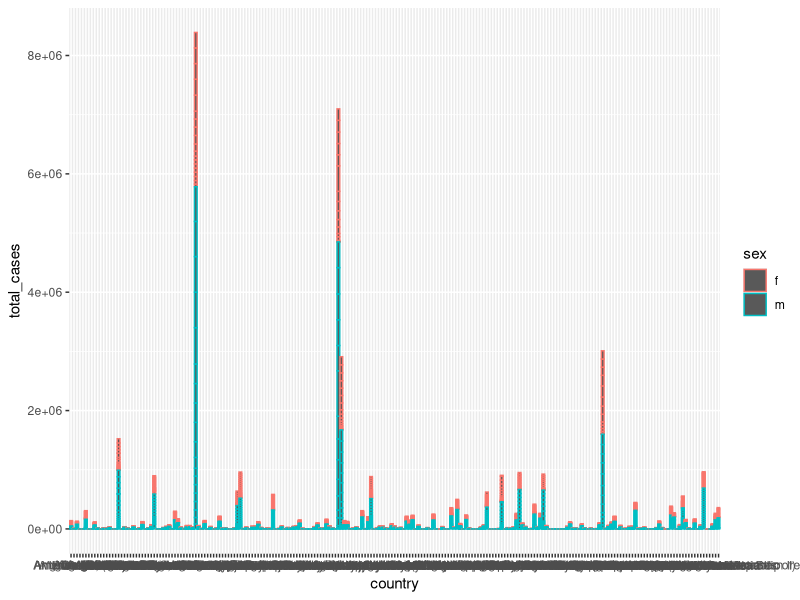

The R script that drew this image:
## ---- chunk 1
knitr::opts_chunk$set(echo = TRUE)
## ---- chunk 2
library(tidyverse)
## ---- chunk 3
#
## ---- chunk 4
#
## ---- chunk 5
table4a %>%
 gather(`1999`, `2000`, key = "year", value = "cases")
## ---- chunk 6
preg <- tribble(
 ~pregnant, ~male, ~female,
 "yes", NA, 10,
 "no", 20, 12
)


gather(preg, key = "gender", value = "count", -pregnant)

## ---- chunk 7
tibble(x = c("a,b,c", "d,e", "f,g,i")) %>%
 separate(x, c("one", "two", "three"),fill = "left")

tibble(x = c("a,b,c", "d,e,f,g", "h,i,j")) %>%
 separate(x, c("one", "two", "three"), sep = ",", extra = "merge")
## ---- chunk 8
tibble(x = c("a,b,c", "d,e", "f,g,i")) %>%
 separate(x, c("one", "two", "three"), remove =FALSE)

## ---- chunk 9
tidy_pets <- tibble::tribble(
  ~rank, ~pet_type, ~breed,
  1L,        NA,    "Boston Terrier",
  2L,        NA,    "Retrievers (Labrador)",
  3L,        NA,    "Retrievers (Golden)",
  4L,        NA,    "French Bulldogs",
  5L,        NA,    "Bulldogs",
  6L,     "Dog",    "Beagles",
  1L,        NA,    "Persian",
  2L,        NA,    "Maine Coon",
  3L,        NA,    "Ragdoll",
  4L,        NA,    "Exotic",
  5L,        NA,    "Siamese",
  6L,     "Cat",    "American Short"
)

tidy_pets

tidy_pets %>%
  fill(pet_type, .direction = "up")
## ---- chunk 10
who.tidy <- who %>%
  gather(key = "key", value = "cases", new_sp_m014:newrel_f65, na.rm = TRUE) %>%
  mutate(key = str_replace(key, "newrel", "new_rel")) %>%
  separate(key, c("new", "type", "sexage"), sep = "_") %>%
  select(-new, -iso2, -iso3) %>%
  separate(sexage, c("sex", "age"), sep = 1)


who.tidy.nomutate <- who %>%
  gather(key = "key", value = "cases", new_sp_m014:newrel_f65, na.rm = TRUE) %>%
  separate(key, c("new", "type", "sexage"), sep = "_") %>%
  select(-new, -iso2, -iso3) %>%
  separate(sexage, c("sex", "age"), sep = 1)
who.tidy
who.tidy.nomutate

## ---- chunk 11
who


who.tidy

## ---- chunk 12
who.tidy.group <- who.tidy %>% 
  group_by(country, year, sex) %>% 
  summarize(total_cases = sum(cases)) %>% 
  ungroup()

who.tidy.group

ggplot(who.tidy.group) +
  geom_col(mapping = aes(x = country, y = total_cases, color = sex))
